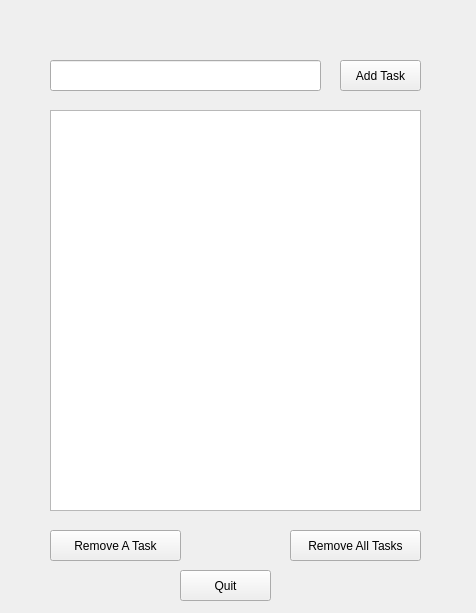
<?xml version="1.0" encoding="UTF-8"?>
<ui version="4.0">
 <class>MainWindow</class>
 <widget class="QMainWindow" name="MainWindow">
  <property name="geometry">
   <rect>
    <x>0</x>
    <y>0</y>
    <width>476</width>
    <height>613</height>
   </rect>
  </property>
  <property name="windowTitle">
   <string>MainWindow</string>
  </property>
  <widget class="QWidget" name="centralwidget">
   <widget class="QPushButton" name="addButton">
    <property name="geometry">
     <rect>
      <x>340</x>
      <y>60</y>
      <width>81</width>
      <height>31</height>
     </rect>
    </property>
    <property name="text">
     <string>Add Task</string>
    </property>
   </widget>
   <widget class="QListWidget" name="tasks">
    <property name="geometry">
     <rect>
      <x>50</x>
      <y>110</y>
      <width>371</width>
      <height>401</height>
     </rect>
    </property>
   </widget>
   <widget class="QPushButton" name="removeButton">
    <property name="geometry">
     <rect>
      <x>50</x>
      <y>530</y>
      <width>131</width>
      <height>31</height>
     </rect>
    </property>
    <property name="text">
     <string>Remove A Task</string>
    </property>
   </widget>
   <widget class="QPushButton" name="removeAllButton">
    <property name="geometry">
     <rect>
      <x>290</x>
      <y>530</y>
      <width>131</width>
      <height>31</height>
     </rect>
    </property>
    <property name="text">
     <string>Remove All Tasks</string>
    </property>
   </widget>
   <widget class="QLineEdit" name="prompt">
    <property name="geometry">
     <rect>
      <x>50</x>
      <y>60</y>
      <width>271</width>
      <height>31</height>
     </rect>
    </property>
   </widget>
   <widget class="QPushButton" name="quitButton">
    <property name="geometry">
     <rect>
      <x>180</x>
      <y>570</y>
      <width>91</width>
      <height>31</height>
     </rect>
    </property>
    <property name="text">
     <string>Quit</string>
    </property>
   </widget>
  </widget>
 </widget>
 <resources/>
 <connections/>
</ui>
